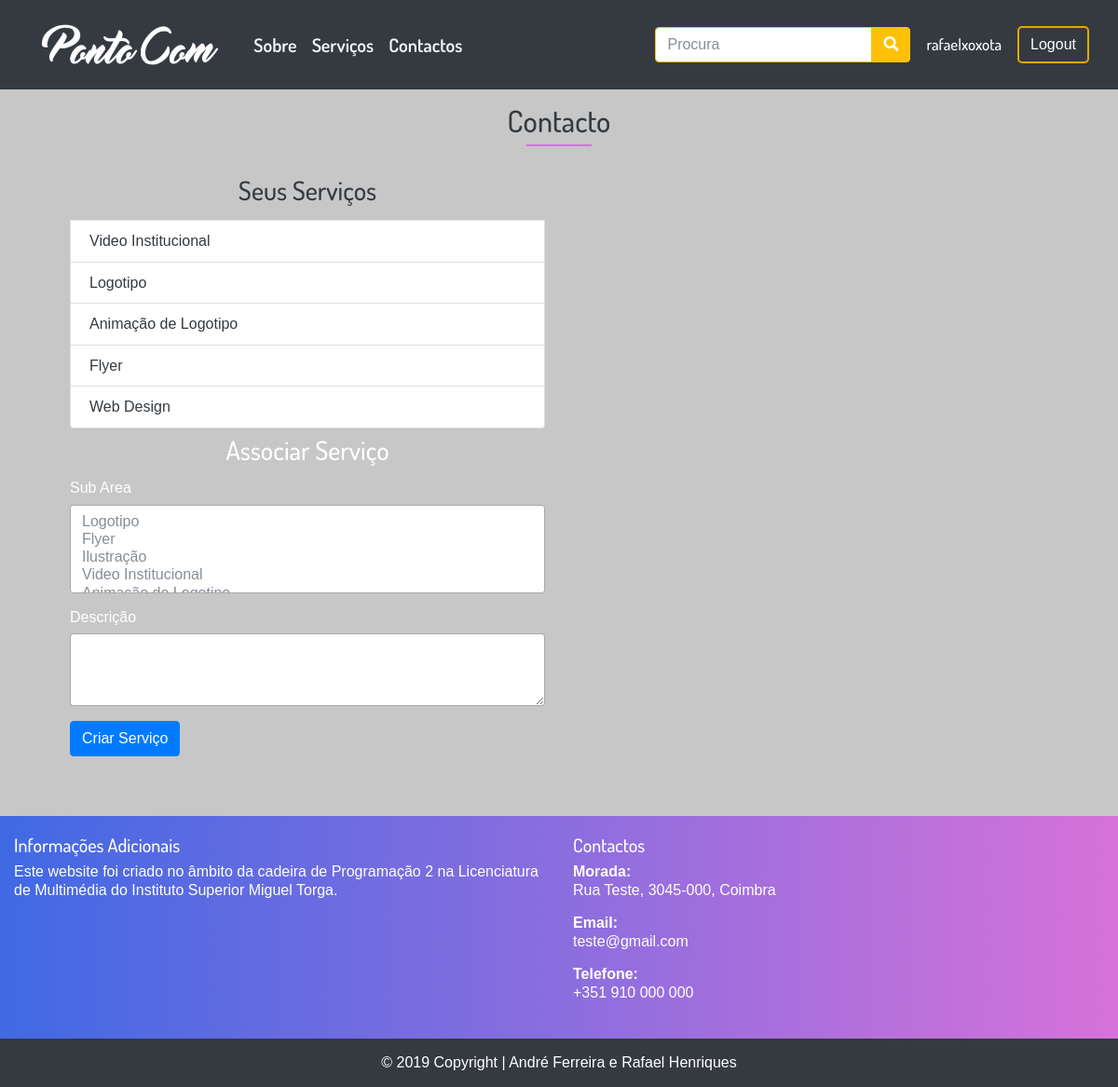
Screenshot of /index.php?op=gerirservicos (signed in) with the database file from the repository.
### tables this page shows
CREATE TABLE IF NOT EXISTS `subarea` (
  `id_subarea` int(11) NOT NULL AUTO_INCREMENT,
  `nome` varchar(50) NOT NULL,
  `data` datetime NOT NULL DEFAULT CURRENT_TIMESTAMP ON UPDATE CURRENT_TIMESTAMP,
  `id_area` int(11) NOT NULL,
  PRIMARY KEY (`id_subarea`),
  KEY `fk_id_area_area` (`id_area`)
);

### inc/gerirservicos.inc.php (the view, shortened to what this page needs)
<?php
if(isset($_SESSION['username'],$_SESSION['id_utilizador'])){
$id = $_SESSION["id_utilizador"];
?>
<div class="container py-3">
    <section class="mb-4">
    <header class="col-md-12 mb-4">
      <h2 class="text-center text-dark">Contacto</h2>
      <span class="underline-rosa mb-3"></span>
    </header>
<div class="container">
<div class="col-md-6">
<ul class="nav navbar-nav list-group">
<div class="col-12 text-center p-2 text-dark">
  <h3 class="">Seus Serviços</h3>
</div>
<?php
  $db = new PDO("mysql:host=localhost; dbname=projetofinal","root","");
  $dados = $db->query("SELECT subarea.nome FROM servico JOIN utilizador ON servico.id_utilizador = utilizador.id_utilizador JOIN subarea ON servico.id_subarea = subarea.id_subarea JOIN area ON subarea.id_area = area.id_area WHERE utilizador.id_utilizador = $id");
  foreach($dados as $row) {
    echo'<li class="list-group-item text-dark">'.$row["nome"].'</li>';
  }
?>
</ul>
</div>
<div class="col-md-6">
<div class="col-12 text-center p-2">
                <h3 class="">Associar Serviço</h3>
            </div>
<form method="post" action="" enctype="multipart/form-data">
  <div class="form-group">
    <label for="exampleFormControlSelect2">Sub Area</label>
    <select multiple class="form-control" name="subarea" id="exampleFormControlSelect1">
    <?php
      $db = new PDO("mysql:host=localhost; dbname=projetofinal","root","");
      $dados = $db->query("SELECT * FROM subarea");
      foreach($dados as $row) {
        echo'<option class="text-secondary" value="'.$row['id_subarea'].'">'.$row['nome'].'</option>';
      }
    ?>
        </select>
  </div>
  <div class="form-group">
    <label for="exampleFormControlTextarea1">Descrição</label>
    <textarea class="form-control" id="exampleFormControlTextarea1" name="descricao" rows="3"></textarea>
  </div>
  <div class="form-actions">
     <button type="submit" name="submitservice" class="btn btn-primary ml-auto">Criar Serviço</button>
   </div>
</form>
</div>
</div>
</div>
<?php
}
?>

### css/costum.css (style rules this page uses)
* { margin: 0; padding: 0; font-size: 100%; border: none; outline: none; line-height: 1.22; color: #fff; box-sizing: border-box; font-family: 'Dosis', sans-serif; }
body { background-repeat: no-repeat; background-position: center center; background-attachment: fixed; background-color: #c7c7c7; }
.underline-rosa { content: ''; border-top: 2px solid #D672D9; width: 70px; display: block; margin-bottom: 8px; margin: 0 auto; }

### rows the page displays
subarea: nome "Video Institucional", $row['id_subarea'] 9 (drawn)
subarea: nome "Logotipo", $row['id_subarea'] 6 (drawn)
subarea: nome "Animação de Logotipo", $row['id_subarea'] 10 (drawn)
subarea: nome "Flyer", $row['id_subarea'] 7 (drawn)
subarea: nome "Web Design"

### other values shown
$_SESSION["username"] "rafaelxoxota"
